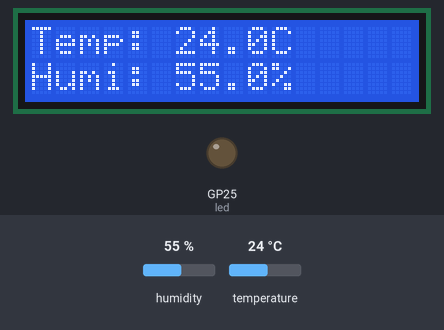
Recording of a program running on a simulated Raspberry Pi Pico running MicroPython. Shown: 16×2 character LCD, output pins drawn as LEDs (lit = HIGH). The test bench sets the inputs (shaded band); at power-on: humidity 55 %, temperature 24 °C. Library files of the repository ran but are not shown: lcd_api.py, i2c_lcd.py; what the program prints to the serial console is not drawn.

Above: at 3.3 s.
3.4 s: humidity set to 22 %
At 8.8 s:
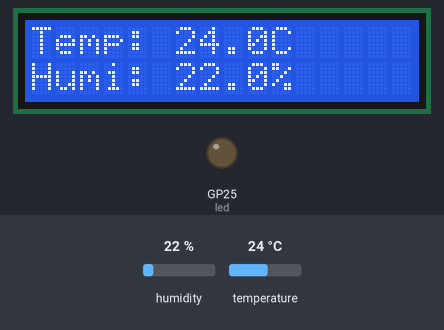
13.9 s: temperature set to 12 °C
At 18.5 s:
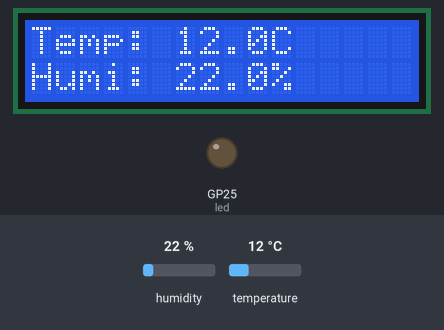
24.3 s: humidity set to 40 %
At 29.4 s:
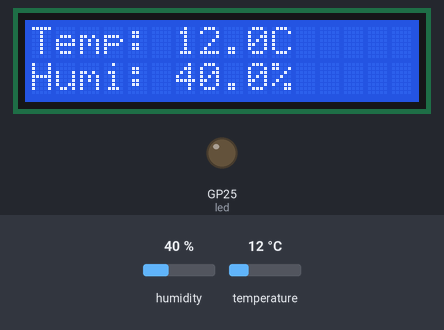
34.7 s: temperature set to 19 °C
At 39.1 s:
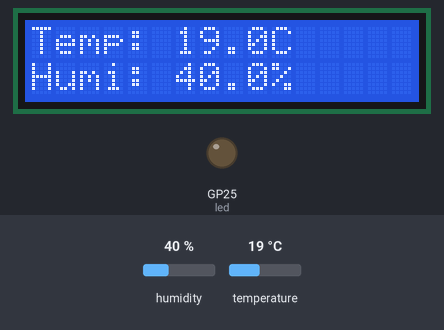
Timing chart, 0 to 45.3 s (numbered marks = the images above; inputs shaded):
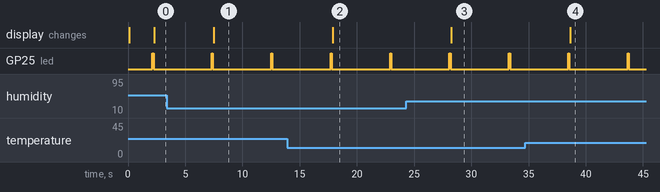

Measured:
- after the input at 3.4 s, the display: changes after 4.1 s (image 1)
- after the input at 13.9 s, the display: changes after 4.0 s (image 2)
- after the input at 24.3 s, the display: changes after 4.0 s (image 3)
- after the input at 34.7 s, the display: changes after 3.9 s (image 4)
- by itself, GP25 (led): alternates HIGH for 0.10 s and LOW for 5.1 s

The program:

lcd_dht11.py
```python
import sys
import os

current_path = os.getcwd()
lcd_project_path = current_path + '/lcd_project'

if lcd_project_path not in sys.path:
    sys.path.append(lcd_project_path)
    print(f"경로 추가됨: {lcd_project_path}")

from machine import Pin, I2C
import utime
from lcd_project.lcd_api import LcdApi
from lcd_project.i2c_lcd import I2cLcd
from dht import DHT11

# I2C 설정 (GPIO 6을 SDA로, GPIO 3을 SCL로 사용)
i2c = I2C(1, sda=Pin(6), scl=Pin(3), freq=100000)

# DHT11 센서 설정 (GPIO 28에 연결)
dht_sensor = DHT11(Pin(28))

# LED 설정
led = Pin("LED", Pin.OUT)

# I2C 장치 스캔
devices = i2c.scan()
if devices:
    print("발견된 I2C 장치:", [hex(d) for d in devices])
    lcd_addr = devices[0]
else:
    print("I2C 장치를 찾을 수 없습니다!")
    print("연결을 확인하세요.")
    while True:
        pass  # 장치가 없으면 멈춤

# LCD 설정
LCD_ROWS = 2
LCD_COLS = 16
lcd = I2cLcd(i2c, lcd_addr, LCD_ROWS, LCD_COLS)


# LCD에 텍스트 표시 함수
def display_text(text, row=0):
    lcd.move_to(0, row)
    # 기존 텍스트 지우기 (16칸 공백으로 채움)
    lcd.putstr(" " * LCD_COLS)
    lcd.move_to(0, row)
    lcd.putstr(text)


# DHT11 센서에서 온습도 읽기 함수
def read_sensor():
    try:
        dht_sensor.measure()
        temperature = dht_sensor.temperature()
        humidity = dht_sensor.humidity()

        print(f"온도: {temperature}°C, 습도: {humidity}%")

        # LED 깜빡임으로 측정 표시
        led.value(1)
        utime.sleep(0.1)
        led.value(0)

        return temperature, humidity

    except Exception as e:
        print("센서 읽기 오류:", e)
        return None, None


# LCD 초기화 및 시작 메시지 표시
lcd.clear()
display_text("DHT11 온습도 측정", 0)
display_text("시작...", 1)
utime.sleep(2)

print("DHT11 온도 및 습도 모니터링 시작")
print("LCD에 측정값을 표시합니다...")

# 메인 루프
while True:
    # 온습도 읽기
    temp, humi = read_sensor()

    if temp is not None and humi is not None:
        # LCD에 온습도 표시
        temp_str = f"Temp: {temp:.1f}C"
        humi_str = f"Humi: {humi:.1f}%"

        display_text(temp_str, 0)
        display_text(humi_str, 1)
    else:
        # 에러 표시
        display_text("Error reading", 0)
        display_text("DHT11 sensor", 1)

    # 5초 대기
    utime.sleep(5)
```
